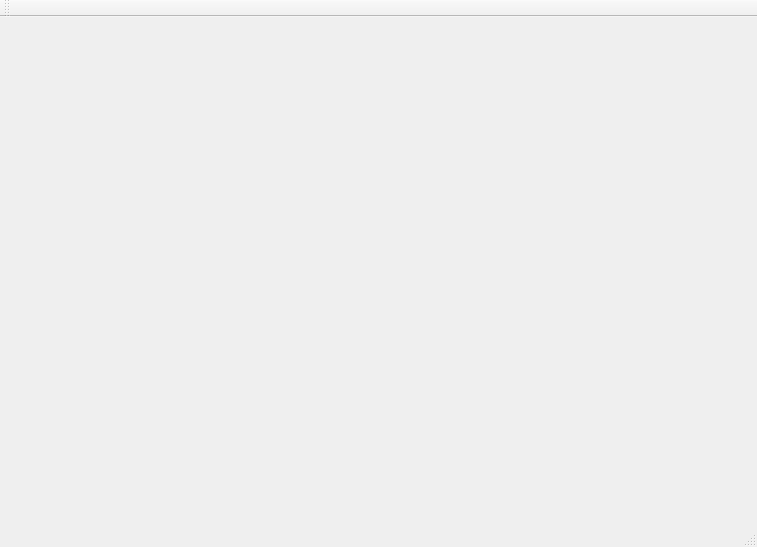
<?xml version="1.0" encoding="UTF-8"?>
<ui version="4.0">
 <class>MainWindow</class>
 <widget class="QMainWindow" name="MainWindow">
  <property name="geometry">
   <rect>
    <x>0</x>
    <y>0</y>
    <width>757</width>
    <height>547</height>
   </rect>
  </property>
  <property name="windowTitle">
   <string>Gestion des Clients</string>
  </property>
  <widget class="QWidget" name="centralWidget"/>
  <widget class="QToolBar" name="mainToolBar">
   <attribute name="toolBarArea">
    <enum>TopToolBarArea</enum>
   </attribute>
   <attribute name="toolBarBreak">
    <bool>false</bool>
   </attribute>
  </widget>
  <widget class="QStatusBar" name="statusBar"/>
 </widget>
 <layoutdefault spacing="6" margin="11"/>
 <resources/>
 <connections/>
</ui>
